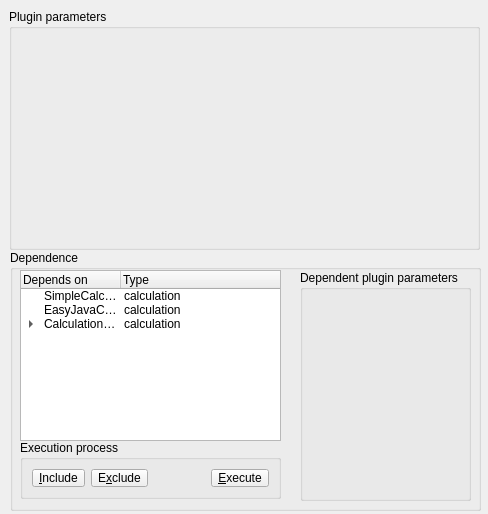
<ui version="4.0" >
 <class>PluginExecutorDialog</class>
 <widget class="QDialog" name="PluginExecutorDialog" >
  <property name="geometry" >
   <rect>
    <x>0</x>
    <y>0</y>
    <width>488</width>
    <height>514</height>
   </rect>
  </property>
  <property name="windowTitle" >
   <string>Plugin executor</string>
  </property>
  <property name="modal" >
   <bool>true</bool>
  </property>
  <widget class="QGroupBox" name="groupBox" >
   <property name="geometry" >
    <rect>
     <x>10</x>
     <y>250</y>
     <width>471</width>
     <height>261</height>
    </rect>
   </property>
   <property name="title" >
    <string>Dependence</string>
   </property>
   <widget class="QGroupBox" name="groupBox_4" >
    <property name="geometry" >
     <rect>
      <x>10</x>
      <y>190</y>
      <width>261</width>
      <height>59</height>
     </rect>
    </property>
    <property name="title" >
     <string>Execution process</string>
    </property>
    <layout class="QHBoxLayout" >
     <property name="margin" >
      <number>9</number>
     </property>
     <property name="spacing" >
      <number>6</number>
     </property>
     <item>
      <widget class="QToolButton" name="includeButton" >
       <property name="text" >
        <string>&amp;Include</string>
       </property>
      </widget>
     </item>
     <item>
      <widget class="QToolButton" name="excludeButton" >
       <property name="text" >
        <string>E&amp;xclude</string>
       </property>
      </widget>
     </item>
     <item>
      <spacer>
       <property name="orientation" >
        <enum>Qt::Horizontal</enum>
       </property>
       <property name="sizeHint" >
        <size>
         <width>25</width>
         <height>23</height>
        </size>
       </property>
      </spacer>
     </item>
     <item>
      <widget class="QToolButton" name="executeButton" >
       <property name="enabled" >
        <bool>true</bool>
       </property>
       <property name="text" >
        <string>&amp;Execute</string>
       </property>
      </widget>
     </item>
    </layout>
   </widget>
   <widget class="QTreeWidget" name="executionTreeWidget" >
    <property name="geometry" >
     <rect>
      <x>10</x>
      <y>20</y>
      <width>261</width>
      <height>171</height>
     </rect>
    </property>
    <property name="indentation" >
     <number>20</number>
    </property>
    <property name="rootIsDecorated" >
     <bool>true</bool>
    </property>
    <column>
     <property name="text" >
      <string>Depends on</string>
     </property>
     <property name="icon" >
      <iconset>../../dd/doghat1.jpg</iconset>
     </property>
    </column>
    <column>
     <property name="text" >
      <string>Type</string>
     </property>
    </column>
    <item>
     <property name="text" >
      <string>SimpleCalculation</string>
     </property>
     <property name="text" >
      <string>calculation</string>
     </property>
    </item>
    <item>
     <property name="text" >
      <string>EasyJavaCalc</string>
     </property>
     <property name="text" >
      <string>calculation</string>
     </property>
    </item>
    <item>
     <property name="text" >
      <string>CalculationUnion</string>
     </property>
     <property name="text" >
      <string>calculation</string>
     </property>
     <item>
      <property name="text" >
       <string>SimpleCalculation</string>
      </property>
      <property name="text" >
       <string>calculation</string>
      </property>
     </item>
     <item>
      <property name="text" >
       <string>EasyJavaCalc</string>
      </property>
      <property name="text" >
       <string>calculation</string>
      </property>
     </item>
    </item>
   </widget>
   <widget class="QGroupBox" name="depParamsGroupBox" >
    <property name="geometry" >
     <rect>
      <x>290</x>
      <y>20</y>
      <width>171</width>
      <height>231</height>
     </rect>
    </property>
    <property name="sizePolicy" >
     <sizepolicy>
      <hsizetype>5</hsizetype>
      <vsizetype>5</vsizetype>
      <horstretch>0</horstretch>
      <verstretch>0</verstretch>
     </sizepolicy>
    </property>
    <property name="autoFillBackground" >
     <bool>false</bool>
    </property>
    <property name="title" >
     <string>Dependent plugin parameters</string>
    </property>
   </widget>
  </widget>
  <widget class="QGroupBox" name="paramsGroupBox" >
   <property name="geometry" >
    <rect>
     <x>9</x>
     <y>9</y>
     <width>471</width>
     <height>241</height>
    </rect>
   </property>
   <property name="title" >
    <string>Plugin parameters</string>
   </property>
  </widget>
 </widget>
 <resources/>
 <connections/>
</ui>
